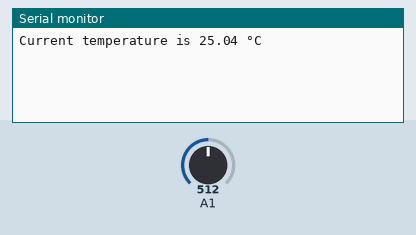
Recording of a sketch running on a simulated Arduino Uno, built with avr-gcc and run on an emulated ATmega328P. Shown: the last lines printed to the serial monitor. The test bench sets the inputs (shaded band); at power-on: A1 = 512.

Above: at 1.8 s.
1.9 s: A1 set to 716
At 2.8 s:
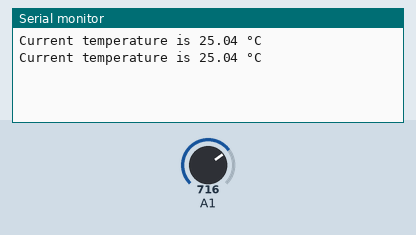
3.4 s: A1 set to 900
At 4.4 s:
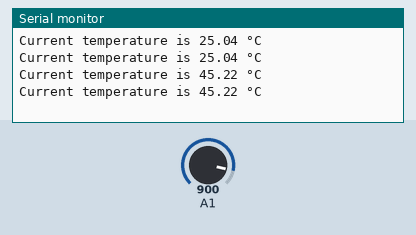
Timing chart, 0 to 6.4 s (numbered marks = the images above; inputs shaded):
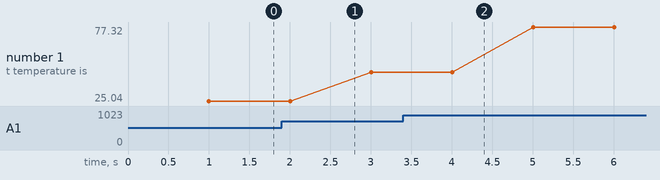

Measured:
- plotted number 1: 25.04 → 45.22 after the input at 1.9 s, 45.22 → 77.32 after the input at 3.4 s

The sketch:

TemperatureSensor_test.ino
```cpp
#include <math.h>
// Connect the sensor to the A0 (Analog 0) pin on the Arduino board

int B = 3975;  // B-value of the sensor, a constant

void setup()
{
    Serial.begin(15000);
}

void loop()
{
    int a = analogRead(1);

    // Calculate the resistance of the sensor:
    // W1023 is the maximum ADC value (for a 10-bit ADC), and 10000 is the known fixed resistor value.
    float resistance = (float)(1023 - a) * 10000 / a;

    // Steinhart-Hart equation to calculate the temperature in Celsius:
    float temperature = 1 / (log(resistance / 10000) / B + 1 / 298.15) - 273.15;
    delay(1000);
    Serial.print("Current temperature is ");
    Serial.print(temperature);
    Serial.print(" °C");
    Serial.println();
}
```
